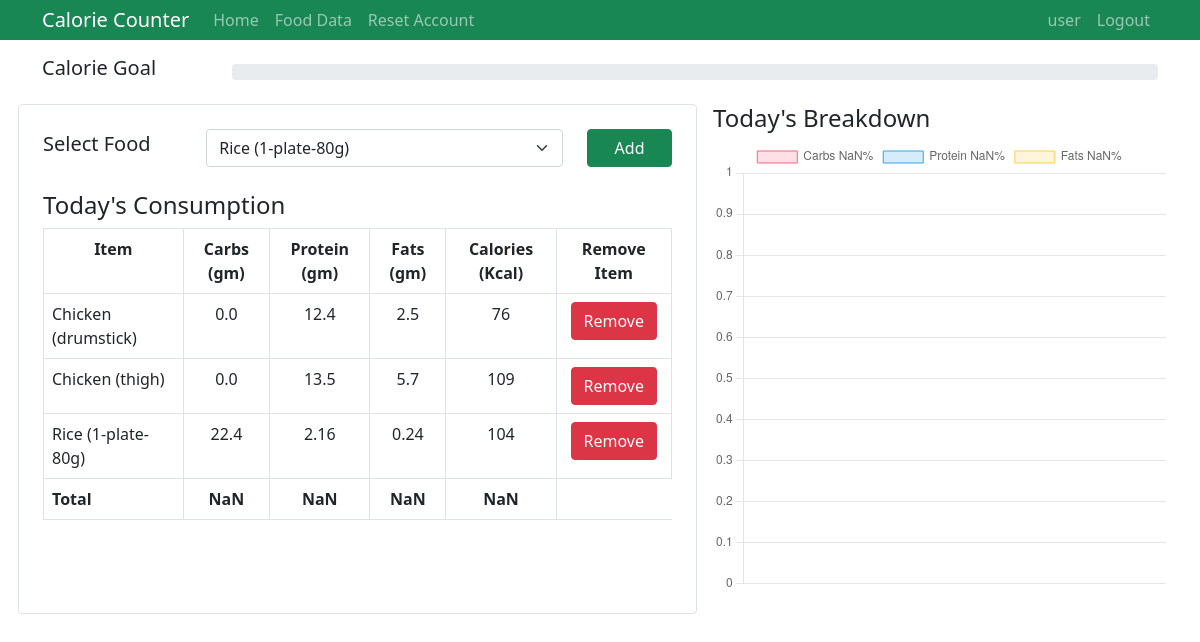
Screenshot of /calorie-counter/ (signed in) with the database file from the repository.
### app_calorie/models.py (models this page shows)
class Consume(models.Model):
    user = models.ForeignKey(User, on_delete=models.CASCADE)
    food_consumed = models.ForeignKey(Food, on_delete=models.CASCADE)

class Food(models.Model):
    name = models.CharField(max_length=100)
    carbohydrate = models.FloatField()
    protein = models.FloatField()
    fats = models.FloatField()
    calorie = models.IntegerField()
    def __str__(self) -> str:
        return self.name

### app_calorie/views.py (the view)
# urls.py: path('', views.index, name='calorie-index'),
@login_required
def index(request):
    context = {
        "title" : "Home",
        "username" : request.user.username,
        "foods" : Food.objects.all()
    }
    handler = Consume_handler()         # this objects simplifies the process of storing a consume
    if request.method == "POST":
        handler.save_consume(request)       # adding consumed food in to the Consume model of the user logged in
        messages.add_message(request, messages.INFO, 'Food Added')
    context["consumed_food"] = handler.get_all_consumed_foods(request)      # the user's every consumed food
    return render(request, 'app_calorie/index.html', context)

### app_calorie/views.py (called while the page is built)
    def get_all_consumed_foods(self, request):
        current_user = request.user
        return Consume.objects.filter(user = current_user)

### app_calorie/templates/app_calorie/index.html (shortened to what this page needs)
{% extends 'app_calorie/base.html' %}
{% load static %}
{% block custom_static %}
    <link rel="stylesheet" type="text/css" href="{% static 'app_calorie/index.css' %}">
{% endblock custom_static %}
{% block content %}
    <div class="container mt-3">
        <div class="row align-items-center">
            <div class="col-2">
                <h5>Calorie Goal</h5>
            </div>
            <div class="col-10">
                <div class="progress">
                </div>
            </div>
        </div>
        <div class="row gx-5">
            <div class="col-7 p-4 mb-5 mt-3 border bg-white rounded overflow-auto table-back">
                <div class="row">
                    <div class="col-12">
                        <form method="POST">
                            <div class="row form-group align-items-center">
                                <div class="col-3 d-flex">
                                    <label>
                                        <h5>Select Food</h5>
                                    </label>
                                </div>
                                <div class="col-7">
                                    <select class="form-select w-100 d-flex justify-content-center" aria-label="Default select example" name="food-consumed" id="food-consumed" style="width:initial;">
                                        {% for food in foods %}
                                            <option value="{{ food.name }}">
                                                {{ food.name }}
                                            </option>
                                        {% endfor %}
                                    </select>
                                </div>
                                <div class="col-2">
                                    <button class="btn btn-success w-100" type="submit">Add</button>
                                </div>
                            </div>
                        </form>
                    </div>
                </div>
                <br><div>
                    <h4>Today's Consumption</h4>
                </div>
                <div class="class-holder">
                    <table class="table table-bordered" id="table">
                        <tr class="">
                            <th class="custom-cell">Item</th>
                            <th class="custom-cell">Carbs (gm)</th>
                            <th class="custom-cell">Protein (gm)</th>
                            <th class="custom-cell">Fats (gm)</th>
                            <th class="custom-cell">Calories (Kcal)</th>
                            <th class="custom-cell">Remove Item</th>
                        </tr>
                        {% for food in consumed_food %}
                            <tr>
                                <td>{{ food.food_consumed }}</td>
                                <td class="custom-cell">{{ food.food_consumed.carbohydrate }}</td>
                                <td class="custom-cell">{{ food.food_consumed.protein }}</td>
                                <td class="custom-cell">{{ food.food_consumed.fats }}</td>
                                <td class="custom-cell">{{ food.food_consumed.calorie }}</td>
                                <td class="custom-cell"><a class="btn btn-danger" href="{% url 'calorie-delete' food.id %}">Remove</a></td>
                            </tr>
                        {% endfor %}
                        <tr>
                            <td class="last-row-elements">Total</td>
                            <td class="last-row-elements custom-cell" id="total-carbs"></td>
                            <td class="last-row-elements custom-cell" id="total-protein"></td>
                            <td class="last-row-elements custom-cell" id="total-fats"></td>
                            <td class="last-row-elements custom-cell" id="total-calories"></td>
                        </tr>
                    </table>
                </div>
            </div>
            <div class="col-5 p-3 mb-5 bg-white rounded chart-back">
                <div class="">
                    <h4>Today's Breakdown</h4>
                </div>
                <canvas id="myChart" width="400" height="400"></canvas>
            </div>
        </div>
    </div>
    <script>
        {% comment %} chart js {% endcomment %}
        var total = carbs + protein + fats;
        var carbs_percent = Math.round((carbs/total)*100);
        var protein_percent = Math.round((protein/total)*100);
        var fats_percent = Math.round((fats/total)*100);
        const ctx = document.getElementById('myChart').getContext('2d');
        const myChart = new Chart(ctx, {
            type: 'doughnut',
            data: {
                labels: [`Carbs ${carbs_percent}%`, `Protein ${protein_percent}%`, `Fats ${fats_percent}%`],
                datasets: [{
                    label: '# of Votes',
                    data: [carbs_percent, protein_percent, fats_percent],
                    backgroundColor: [
                        'rgba(255, 99, 132, 0.2)',
                        'rgba(54, 162, 235, 0.2)',
                        'rgba(255, 206, 86, 0.2)'
                    ],
                    borderColor: [
                        'rgba(255, 99, 132, 1)',
                        'rgba(54, 162, 235, 1)',
                        'rgba(255, 206, 86, 1)'
                    ],
                    borderWidth: 1
                }]
            },
            options: {
                scales: {
                    y: {
                        beginAtZero: true
                    }
                }
            }
        });
    </script>
{% endblock content %}

### app_calorie/templates/app_calorie/base.html (shortened to what this page needs)
{% load static %}
<!DOCTYPE html>
<html lang="en">
    <head>
        <link href="https://cdn.jsdelivr.net/npm/bootstrap@5.1.3/dist/css/bootstrap.min.css" rel="stylesheet"
>
        <link rel="stylesheet" type="text/css" href="{% static 'app_calorie/base.css' %}">
        {% block custom_static %}
        {% endblock custom_static %}
    </head>
    <body>
        <nav class="navbar navbar-expand-lg navbar-dark bg-success p-0">
            <div class="container">
                <a class="navbar-brand" href="{% url 'calorie-index' %}">Calorie Counter</a>
                <div class="collapse navbar-collapse" id="navbarSupportedContent">
                    <ul class="navbar-nav me-auto mb-2 mb-lg-0">
                        <li class="nav-item">
                            <a class="nav-link" aria-current="page" href="{% url 'calorie-index' %}">Home</a>
                        </li>
                        <li class="nav-item">
                            <a class="nav-link" href="{% url 'calorie-food-data' %}">Food Data</a>
                        </li>
                        <li class="nav-item">
                            <a class="nav-link" href="{% url 'calorie-account-reset' %}">Reset Account</a>
                        </li>
                    </ul>
                </div>
                <div class="collapse navbar-collapse" id="navbarSupportedContent">
                    <ul class="navbar-nav ms-auto mb-2 mb-lg-0">
                        <li class="nav-item">
                            <a class="nav-link" aria-current="page" href="#">{{ username }}</a>
                        </li>
                        <li class="nav-item">
                            <a class="nav-link" href="{% url 'auth-logout' %}">Logout</a>
                        </li>
                    </ul>
                </div>
            </div>
        </nav>
        {% block content %}
        {% endblock content %}
    </body>
</html>

### app_calorie/static/app_calorie/index.css (style rules this page uses)
html, body { height: 100vh !important; }
.last-row-elements { font-weight: 600; }
.custom-cell { text-align: center; }
.chart-back { margin: 0 !important; }
.table-back { height: 510px; margin-bottom: 0 !important; }
.class-holder { overflow: auto; height: 354px; }

### rows the page displays
Consume: food_consumed "Chicken (drumstick)", food_consumed.carbohydrate "0.0", food_consumed.protein "12.4", food_consumed.fats "2.5", food_consumed.calorie "76"
Consume: food_consumed "Chicken (thigh)", food_consumed.carbohydrate "0.0", food_consumed.protein "13.5", food_consumed.fats "5.7", food_consumed.calorie "109"
Consume: food_consumed "Rice (1-plate-80g)", food_consumed.carbohydrate "22.4", food_consumed.protein "2.16", food_consumed.fats "0.24", food_consumed.calorie "104"

### other values shown
{{ username }} "user"
form field food-consumed "Rice (1-plate-80g)"
